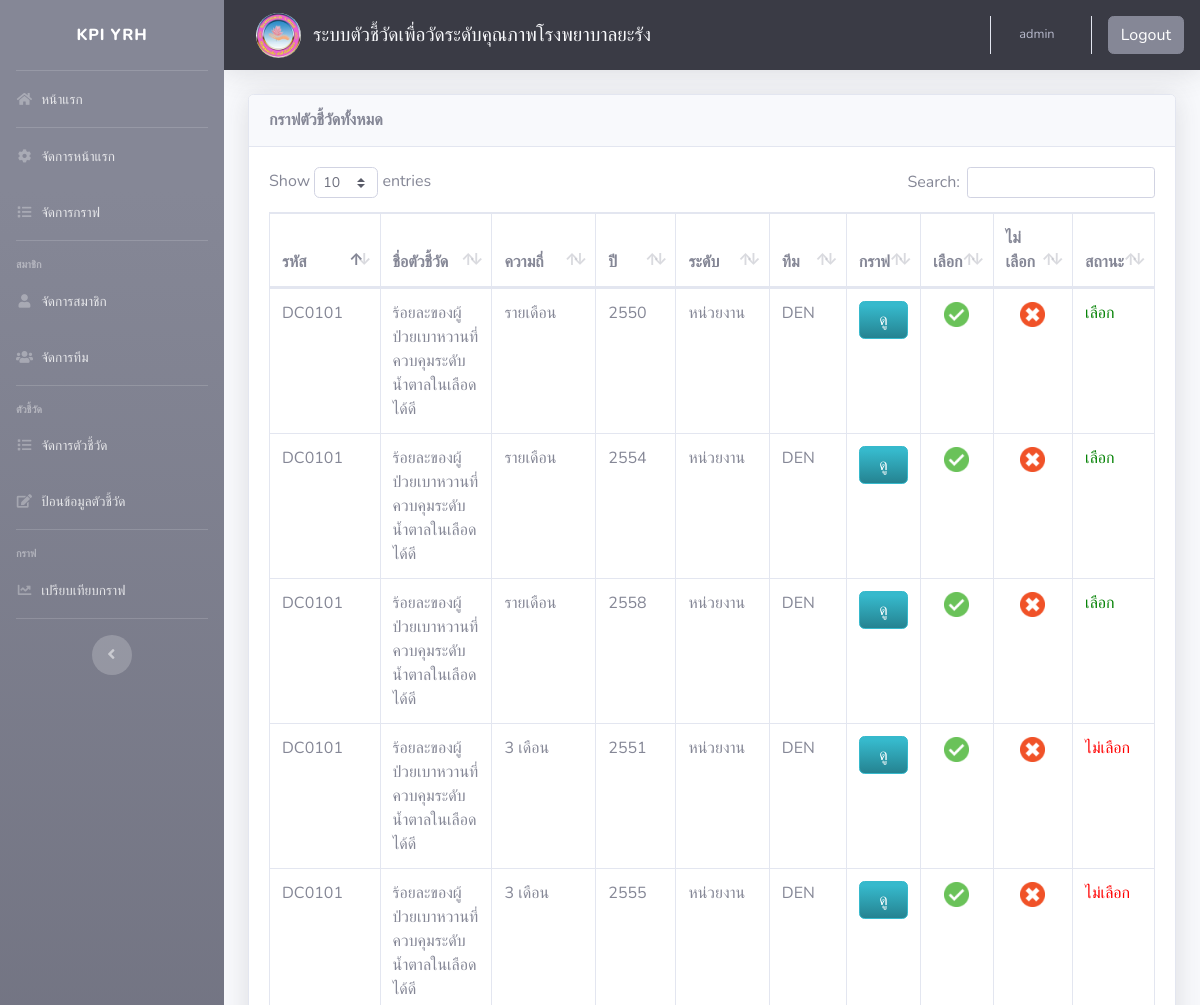
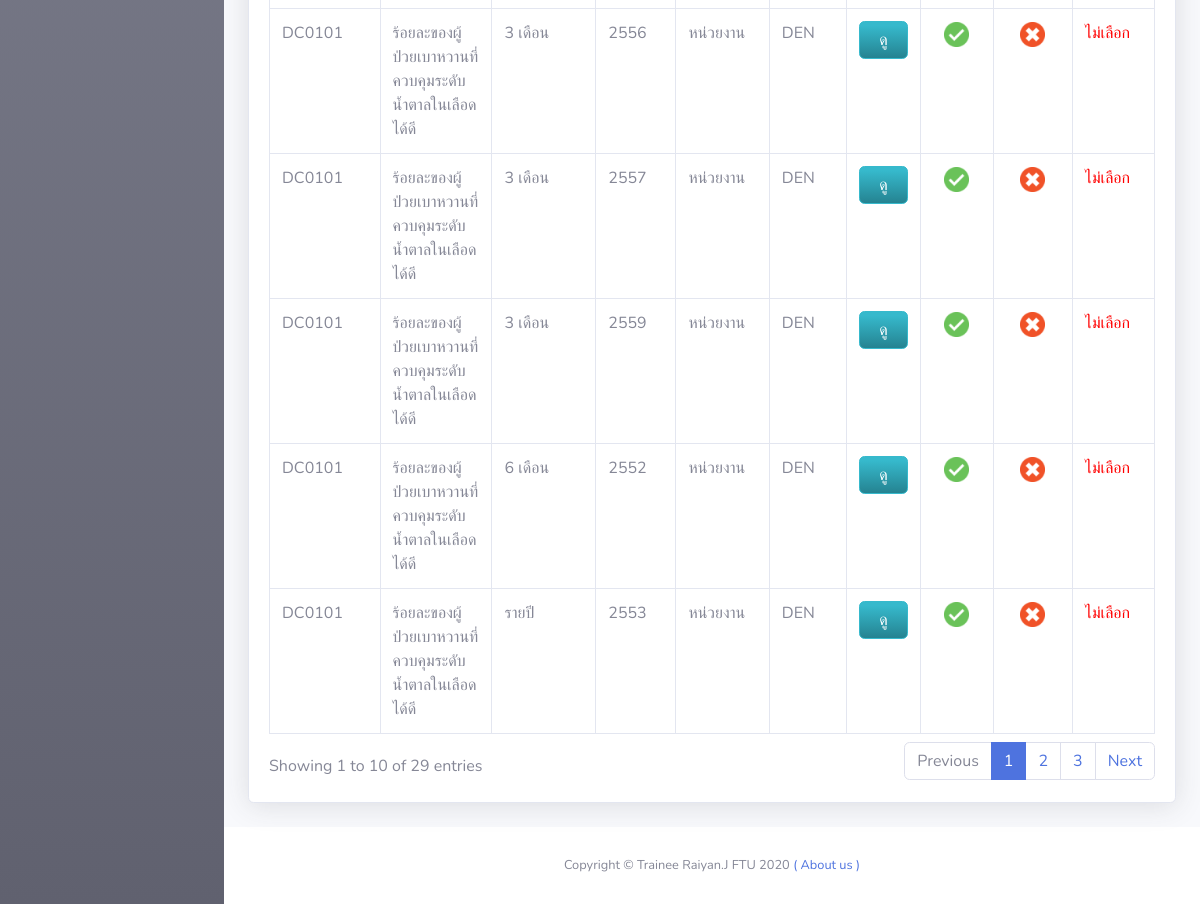
/public/managehome.php (signed in), run on the app's committed database (2 pictures, top to bottom).
### tables this page shows
CREATE TABLE `graph_m` (
  `graph_m_id` varchar(20) NOT NULL,
  `indicator` varchar(20) NOT NULL,
  `year` int(10) NOT NULL,
  `number1` varchar(10) NOT NULL,
  `divisor1` varchar(10) NOT NULL,
  `number2` varchar(10) NOT NULL,
  `divisor2` varchar(10) NOT NULL,
  `number3` varchar(10) NOT NULL,
  `divisor3` varchar(10) NOT NULL,
  `number4` varchar(10) NOT NULL,
  `divisor4` varchar(10) NOT NULL,
  `number5` varchar(10) NOT NULL,
  `divisor5` varchar(10) NOT NULL,
  `number6` varchar(10) NOT NULL,
  `divisor6` varchar(10) NOT NULL,
  `number7` varchar(10) NOT NULL,
  `divisor7` varchar(10) NOT NULL,
  `number8` varchar(10) NOT NULL,
  `divisor8` varchar(10) NOT NULL,
  `number9` varchar(10) NOT NULL,
  `divisor9` varchar(10) NOT NULL,
  `number10` varchar(10) NOT NULL,
  `divisor10` varchar(10) NOT NULL,
  `number11` varchar(10) NOT NULL,
  `divisor11` varchar(10) NOT NULL,
  `number12` varchar(10) NOT NULL,
  `divisor12` varchar(10) NOT NULL,
  `mean` int(50) DEFAULT NULL,
  `comment` varchar(1000) DEFAULT NULL,
  `date` datetime NOT NULL DEFAULT current_timestamp(),
  `user_post` varchar(20) DEFAULT NULL,
  `status` int(10) NOT NULL DEFAULT 0
);

CREATE TABLE `indicator` (
  `id` int(10) NOT NULL,
  `indicator_code` varchar(20) NOT NULL,
  `indicator_name` varchar(300) NOT NULL,
  `first_name` varchar(500) NOT NULL,
  `last_name` varchar(500) NOT NULL,
  `degree` int(10) NOT NULL,
  `team_code` varchar(10) NOT NULL
);

CREATE TABLE `degree` (
  `degree_id` int(10) NOT NULL,
  `degree_name` varchar(20) NOT NULL,
  `degree_no` int(11) NOT NULL
);

CREATE TABLE `graph_3m` (
  `graph_3m_id` varchar(20) NOT NULL,
  `indicator` varchar(20) NOT NULL,
  `year` int(10) NOT NULL,
  `number1` varchar(10) NOT NULL,
  `divisor1` varchar(10) NOT NULL,
  `number2` varchar(10) NOT NULL,
  `divisor2` varchar(10) NOT NULL,
  `number3` varchar(10) NOT NULL,
  `divisor3` varchar(10) NOT NULL,
  `number4` varchar(10) NOT NULL,
  `divisor4` varchar(10) NOT NULL,
  `mean` int(50) DEFAULT NULL,
  `comment` varchar(1000) DEFAULT NULL,
  `date` datetime NOT NULL DEFAULT current_timestamp(),
  `user_post` varchar(20) DEFAULT NULL,
  `status` int(10) NOT NULL DEFAULT 0
);

CREATE TABLE `graph_6m` (
  `graph_6m_id` varchar(20) NOT NULL,
  `indicator` varchar(20) NOT NULL,
  `year` int(10) NOT NULL,
  `number1` varchar(10) NOT NULL,
  `divisor1` varchar(10) NOT NULL,
  `number2` varchar(10) NOT NULL,
  `divisor2` varchar(10) NOT NULL,
  `mean` int(50) DEFAULT NULL,
  `comment` varchar(1000) DEFAULT NULL,
  `date` datetime NOT NULL DEFAULT current_timestamp(),
  `user_post` varchar(20) DEFAULT NULL,
  `status` int(10) NOT NULL DEFAULT 0
);

CREATE TABLE `graph_y` (
  `graph_y_id` varchar(20) NOT NULL,
  `indicator` varchar(20) NOT NULL,
  `year` int(10) NOT NULL,
  `number1` varchar(10) NOT NULL,
  `divisor1` varchar(10) NOT NULL,
  `mean` int(50) DEFAULT NULL,
  `comment` varchar(1000) DEFAULT NULL,
  `date` datetime NOT NULL DEFAULT current_timestamp(),
  `user_post` varchar(20) DEFAULT NULL,
  `status` int(10) NOT NULL DEFAULT 0
);

### public/managehome.php (the view, shortened to what this page needs)
<?php
if (isset($_SESSION['username'])) {
?>
  <!DOCTYPE html>
  <html lang="en">
  <head>
    <?php include('../include/head.php'); ?>
  </head>
  <body id="page-top">
    <div id="wrapper">
      <?php include('../include/sidebar.php'); ?>
      <div id="content-wrapper" class="d-flex flex-column">
        <div id="content">
          <?php include('../include/topbar.php'); ?>
          <div class="container-fluid">
            <form id="form1" name="form1" method="post" action="">
              <div class="row justify-content-center">
                <div class="col-xl-12 col-lg-14 col-md-9">
                  <div class="card shadow mb-4">
                    <div class="card-header py-3">
                      <h6 class="m-0 font-weight-bold text-secondary">กราฟตัวชี้วัดทั้งหมด</h6>
                    </div>
                    <div class="card-body">
                      <div class="table-responsive">
                        <table class="table table-bordered" id="dataTable">
                          <thead>
                            <tr>
                              <th width="1">รหัส</th>
                              <th width="1">ชื่อตัวชี้วัด</th>
                              <th width="1">ความถี่</th>
                              <th width="1">ปี</th>
                              <th width="1">ระดับ</th>
                              <th width="1">ทีม</th>
                              <th width="8%">กราฟ</th>
                              <th width="3%">เลือก</th>
                              <th width="9%">ไม่เลือก</th>
                              <th width="3%">สถานะ</th>
                            </tr>
                          </thead>
                          <tbody>
                            <?php
                            $sql = "SELECT graph_m.*, indicator.*, degree.*
                          FROM graph_m
                          JOIN indicator ON indicator.indicator_code=graph_m.indicator
                          JOIN degree ON degree.degree_id=indicator.degree";
                            $result = mysqli_query($connect, $sql);
                            while ($row = mysqli_fetch_array($result)) {
                              $indicator_code = $row["indicator_code"];
                              $indicator_name = $row["indicator_name"];
                              $year = $row["year"];
                              $degree_name = $row["degree_name"];
                              $team_code = $row["team_code"];
                            ?>
                              <tr>
                                <td><?php echo $indicator_code ?></td>
                                <td><?php echo $indicator_name ?></td>
                                <td><?php echo "รายเดือน" ?></td>
                                <td><?php echo $year ?></td>
                                <td><?php echo $degree_name ?></td>
                                <td><?php echo $team_code ?></td>
                                <td><a href="managehome_view.php?id=<?= $row['graph_m_id']; ?>" type="button" class="btn btn-info btn-user btn-block bg-gradient-info">ดู</a></td>
                                <td>
                                  <div align="center">
                                    <a href="managehome.php?active=<?= $row['graph_m_id']; ?> ">
                                      <img src="../img/active.png" width="25" height="25" />
                                    </a>
                                  </div>
                                </td>
                                <td>
                                  <div align="center">
                                    <a href="managehome.php?non_active=<?= $row['graph_m_id']; ?>">
                                      <img src="../img/active_non.png" width="25" height="25" />
                                    </a>
                                  </div>
                                </td>
                                <td>
                                  <span>
                                    <?php $status = $row['status'];
                                    if ($status == 1) {
                                      echo '<span style="color:green">เลือก</span>';
                                    } else {
                                      echo '<span style="color:red">ไม่เลือก</span>';
                                    }
                                    ?>
                                  </span>
                                </td>
                              </tr>
                            <?php
                            }
                            $sql = "SELECT graph_3m.*, indicator.*, degree.*
                          FROM graph_3m
                          JOIN indicator ON indicator.indicator_code=graph_3m.indicator
                          JOIN degree ON degree.degree_id=indicator.degree";
                            $result = mysqli_query($connect, $sql);
                            while ($row = mysqli_fetch_array($result)) {
                              $indicator_code = $row["indicator_code"];
                              $indicator_name = $row["indicator_name"];
                              $year = $row["year"];
                              $degree_name = $row["degree_name"];
                              $team_code = $row["team_code"];
                            ?>
                              <tr>
                              <td><?php echo $indicator_code ?></td>
                                <td><?php echo $indicator_name ?></td>
                                <td><?php echo "3 เดือน" ?></td>
                                <td><?php echo $year ?></td>
                                <td><?php echo $degree_name ?></td>
                                <td><?php echo $team_code ?></td>
                                <td><a href="managehome_view.php?id=<?= $row['graph_3m_id']; ?>" type="button" class="btn btn-info btn-user btn-block bg-gradient-info">ดู</a></td>
                                <td>
                                  <div align="center">
                                    <a href="managehome.php?active=<?= $row['graph_3m_id']; ?> ">
                                      <img src="../img/active.png" width="25" height="25" />
                                    </a>
                                  </div>
                                </td>
                                <td>
                                  <div align="center">
                                    <a href="managehome.php?non_active=<?= $row['graph_3m_id']; ?>">
                                      <img src="../img/active_non.png" width="25" height="25" />
                                    </a>
                                  </div>
                                </td>
                                <td>
                                  <span>
                                    <?php $status = $row['status'];
                                    if ($status == 1) {
                                      echo '<span style="color:green">เลือก</span>';
                                    } else {
                                      echo '<span style="color:red">ไม่เลือก</span>';
                                    }
                                    ?>
                                  </span>
                                </td>
                              </tr>
                            <?php
                            }
                            $sql = "SELECT graph_6m.*, indicator.*, degree.*
                          FROM graph_6m
                          JOIN indicator ON indicator.indicator_code=graph_6m.indicator
                          JOIN degree ON degree.degree_id=indicator.degree";
                            $result = mysqli_query($connect, $sql);
                            while ($row = mysqli_fetch_array($result)) {
                              $indicator_code = $row["indicator_code"];
                              $indicator_name = $row["indicator_name"];
                              $year = $row["year"];
                              $degree_name = $row["degree_name"];
                              $team_code = $row["team_code"];
                            ?>
                              <tr>
                                <td><?php echo $indicator_code ?></td>
                                <td><?php echo $indicator_name ?></td>
                                <td><?php echo "6 เดือน" ?></td>
                                <td><?php echo $year ?></td>
                                <td><?php echo $degree_name ?></td>
                                <td><?php echo $team_code ?></td>
                                <td><a href="managehome_view.php?id=<?= $row['graph_6m_id']; ?>" type="button" class="btn btn-info btn-user btn-block bg-gradient-info">ดู</a></td>
                                <td>
                                  <div align="center">
                                    <a href="managehome.php?active=<?= $row['graph_6m_id']; ?> ">
                                      <img src="../img/active.png" width="25" height="25" />
                                    </a>
                                  </div>
                                </td>
                                <td>
                                  <div align="center">
                                    <a href="managehome.php?non_active=<?= $row['graph_6m_id']; ?>">
                                      <img src="../img/active_non.png" width="25" height="25" />
                                    </a>
                                  </div>
                                </td>
                                <td>
                                  <span>
                                    <?php $status = $row['status'];
                                    if ($status == 1) {
                                      echo '<span style="color:green">เลือก</span>';
                                    } else {
                                      echo '<span style="color:red">ไม่เลือก</span>';
                                    }
                                    ?>
                                  </span>
                                </td>
                              </tr>
                            <?php
                            }
                            $sql = "SELECT graph_y.*, indicator.*, degree.*
                          FROM graph_y
                          JOIN indicator ON indicator.indicator_code=graph_y.indicator
                          JOIN degree ON degree.degree_id=indicator.degree";
                            $result = mysqli_query($connect, $sql);
                            while ($row = mysqli_fetch_array($result)) {
                              $indicator_code = $row["indicator_code"];
                              $indicator_name = $row["indicator_name"];
                              $year = $row["year"];
                              $degree_name = $row["degree_name"];
                              $team_code = $row["team_code"];
                            ?>
                              <tr>
                                <td><?php echo $indicator_code ?></td>
                                <td><?php echo $indicator_name ?></td>
                                <td><?php echo "รายปี" ?></td>
                                <td><?php echo $year ?></td>
                                <td><?php echo $degree_name ?></td>
                                <td><?php echo $team_code ?></td>
                                <td><a href="managehome_view.php?id=<?= $row['graph_y_id']; ?>" type="button" class="btn btn-info btn-user btn-block bg-gradient-info">ดู</a></td>
                                <td>
                                  <div align="center">
                                    <a href="managehome.php?active=<?= $row['graph_y_id']; ?> ">
                                      <img src="../img/active.png" width="25" height="25" />
                                    </a>
                                  </div>
                                </td>
                                <td>
                                  <div align="center">
                                    <a href="managehome.php?non_active=<?= $row['graph_y_id']; ?>">
                                      <img src="../img/active_non.png" width="25" height="25" />
                                    </a>
                                  </div>
                                </td>
                                <td>
                                  <span>
                                    <?php $status = $row['status'];
                                    if ($status == 1) {
                                      echo '<span style="color:green">เลือก</span>';
                                    } else {
                                      echo '<span style="color:red">ไม่เลือก</span>';
                                    }
                                    ?>
                                  </span>
                                </td>
                              </tr>
                            <?php } ?>
                          </tbody>
                        </table>
                      </div>
                    </div>
                  </div>
                </div>
              </div>
            </form>
          </div>
        </div>
        <?php include('../include/footer.php'); ?>
      </div>
  </body>
  </html>
<?php } else {
  Header("Location:home.php");
} ?>

### data on the page
graph_m: indicator.indicator_code "DC0101", indicator.indicator_name "ร้อยละของผู้ป่วยเบาหวานที่ควบคุมระดับน้ำตาลในเลือดได้ดี", year "2550", degree.degree_name "หน่วยงาน", indicator.team_code "DEN", status "เลือก"
graph_m: indicator.indicator_code "DC0101", indicator.indicator_name "ร้อยละของผู้ป่วยเบาหวานที่ควบคุมระดับน้ำตาลในเลือดได้ดี", year "2554", degree.degree_name "หน่วยงาน", indicator.team_code "DEN", status "เลือก"
graph_m: indicator.indicator_code "DC0101", indicator.indicator_name "ร้อยละของผู้ป่วยเบาหวานที่ควบคุมระดับน้ำตาลในเลือดได้ดี", year "2558", degree.degree_name "หน่วยงาน", indicator.team_code "DEN", status "เลือก"
graph_3m: indicator.indicator_code "DC0101", indicator.indicator_name "ร้อยละของผู้ป่วยเบาหวานที่ควบคุมระดับน้ำตาลในเลือดได้ดี", year "2551", degree.degree_name "หน่วยงาน", indicator.team_code "DEN", status "ไม่เลือก"
graph_3m: indicator.indicator_code "DC0101", indicator.indicator_name "ร้อยละของผู้ป่วยเบาหวานที่ควบคุมระดับน้ำตาลในเลือดได้ดี", year "2555", degree.degree_name "หน่วยงาน", indicator.team_code "DEN", status "ไม่เลือก"
graph_3m: indicator.indicator_code "DC0101", indicator.indicator_name "ร้อยละของผู้ป่วยเบาหวานที่ควบคุมระดับน้ำตาลในเลือดได้ดี", year "2556", degree.degree_name "หน่วยงาน", indicator.team_code "DEN", status "ไม่เลือก"
graph_3m: indicator.indicator_code "DC0101", indicator.indicator_name "ร้อยละของผู้ป่วยเบาหวานที่ควบคุมระดับน้ำตาลในเลือดได้ดี", year "2557", degree.degree_name "หน่วยงาน", indicator.team_code "DEN", status "ไม่เลือก"
graph_3m: indicator.indicator_code "DC0101", indicator.indicator_name "ร้อยละของผู้ป่วยเบาหวานที่ควบคุมระดับน้ำตาลในเลือดได้ดี", year "2559", degree.degree_name "หน่วยงาน", indicator.team_code "DEN", status "ไม่เลือก"
graph_6m: indicator.indicator_code "DC0101", indicator.indicator_name "ร้อยละของผู้ป่วยเบาหวานที่ควบคุมระดับน้ำตาลในเลือดได้ดี", year "2552", degree.degree_name "หน่วยงาน", indicator.team_code "DEN", status "ไม่เลือก"
graph_y: indicator.indicator_code "DC0101", indicator.indicator_name "ร้อยละของผู้ป่วยเบาหวานที่ควบคุมระดับน้ำตาลในเลือดได้ดี", year "2553", degree.degree_name "หน่วยงาน", indicator.team_code "DEN", status "ไม่เลือก"

### other printed values
$username "admin"
